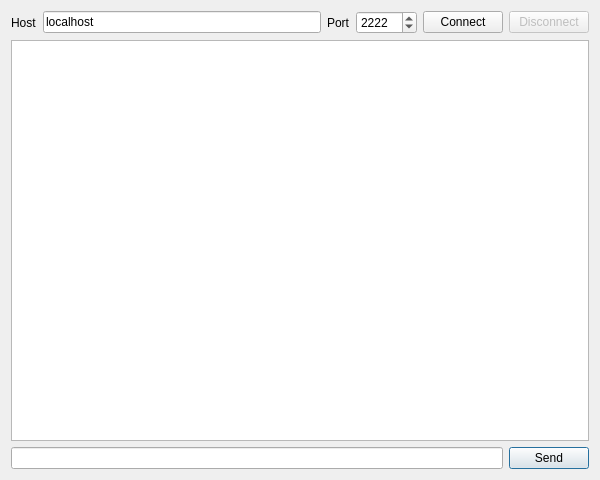
<ui version="4.0" >
 <class>MainWindowBase</class>
 <widget class="QWidget" name="m_mainWindowBase" >
  <property name="geometry" >
   <rect>
    <x>0</x>
    <y>0</y>
    <width>600</width>
    <height>480</height>
   </rect>
  </property>
  <property name="windowTitle" >
   <string>Client</string>
  </property>
  <layout class="QVBoxLayout" >
   <property name="margin" >
    <number>11</number>
   </property>
   <property name="spacing" >
    <number>6</number>
   </property>
   <item>
    <layout class="QHBoxLayout" >
     <property name="margin" >
      <number>0</number>
     </property>
     <property name="spacing" >
      <number>6</number>
     </property>
     <item>
      <widget class="QLabel" name="textLabel1" >
       <property name="text" >
        <string>Host</string>
       </property>
       <property name="wordWrap" >
        <bool>false</bool>
       </property>
      </widget>
     </item>
     <item>
      <widget class="QLineEdit" name="m_host" >
       <property name="text" >
        <string>localhost</string>
       </property>
      </widget>
     </item>
     <item>
      <widget class="QLabel" name="textLabel2" >
       <property name="text" >
        <string>Port</string>
       </property>
       <property name="wordWrap" >
        <bool>false</bool>
       </property>
      </widget>
     </item>
     <item>
      <widget class="QSpinBox" name="m_port" >
       <property name="sizePolicy" >
        <sizepolicy>
         <hsizetype>1</hsizetype>
         <vsizetype>1</vsizetype>
         <horstretch>0</horstretch>
         <verstretch>0</verstretch>
        </sizepolicy>
       </property>
       <property name="maximum" >
        <number>65535</number>
       </property>
       <property name="minimum" >
        <number>1</number>
       </property>
       <property name="value" >
        <number>2222</number>
       </property>
      </widget>
     </item>
     <item>
      <widget class="QPushButton" name="m_connect" >
       <property name="text" >
        <string>Connect</string>
       </property>
      </widget>
     </item>
     <item>
      <widget class="QPushButton" name="m_disconnect" >
       <property name="enabled" >
        <bool>false</bool>
       </property>
       <property name="text" >
        <string>Disconnect</string>
       </property>
      </widget>
     </item>
    </layout>
   </item>
   <item>
    <widget class="QTextEdit" name="m_textEdit" >
     <property name="readOnly" >
      <bool>true</bool>
     </property>
    </widget>
   </item>
   <item>
    <layout class="QHBoxLayout" >
     <property name="margin" >
      <number>0</number>
     </property>
     <property name="spacing" >
      <number>6</number>
     </property>
     <item>
      <widget class="QLineEdit" name="m_input" />
     </item>
     <item>
      <widget class="QPushButton" name="m_send" >
       <property name="text" >
        <string>Send</string>
       </property>
       <property name="autoDefault" >
        <bool>true</bool>
       </property>
       <property name="default" >
        <bool>true</bool>
       </property>
      </widget>
     </item>
    </layout>
   </item>
  </layout>
 </widget>
 <layoutdefault spacing="6" margin="11" />
 <resources/>
 <connections/>
</ui>
